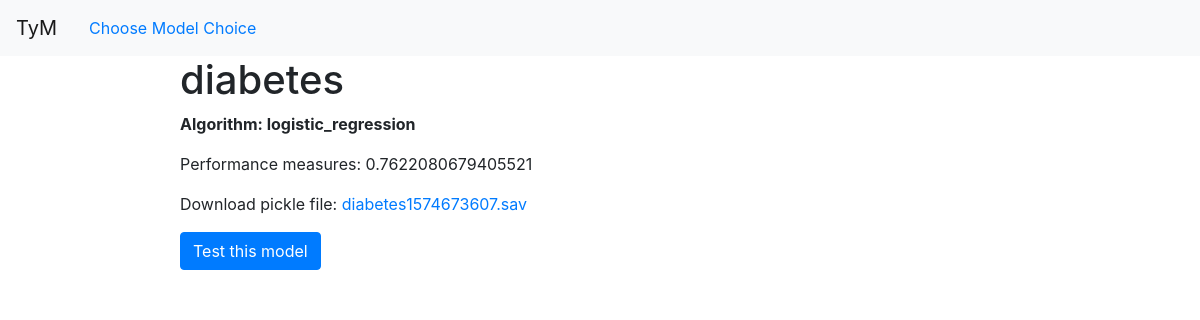
/model_info/10 (signed in), run on the app's committed database.
### tables this page shows
CREATE TABLE ml_models (
    id integer primary key autoincrement,
    username text not null,
    model_name text not null,
    model_algo text not null,
    filename text not null,
    performance_measure text not null
);

### project.py (the view)
@app.route('/model_info/<model_id>')
def model_info(model_id):
        username = session['username']
        with sql.connect("database.db") as con:
                con.row_factory = dict_factory
                cur = con.cursor()
                cur.execute("SELECT * FROM ml_models WHERE id=?",(model_id,))
                model = cur.fetchone()
        return render_template('model_info.html', model=model)

### project.py (called while the page is built)
def dict_factory(cursor,row):
    d = {}
    for idx,col in enumerate(cursor.description):
        d[col[0]] = row[idx]
    return d

### templates/model_info.html (shortened to what this page needs)
{% extends "base.html" %}
{% block header %}
{% include 'main_header.html' %}
{% endblock %}
{% block middle %}
<h1>{{ model['model_name'] }}</h1>
<p><b>Algorithm: {{ model['model_algo'] }} </b></p>
<p>Performance measures: {{ model['performance_measure'] }}</p>
<p>Download pickle file:
    <a href="{{ url_for('static', filename='pickle/' + session['username'] + '/' + model['filename']) }}">
    {{ model['filename'] }}</a>
<p>
	<a class="btn btn-primary" href="{{ url_for('test_model', model_id=model['id']) }}">Test this model</a>
</p>
{% endblock %}

### data on the page
ml_models: model_name "diabetes", model_algo "logistic_regression", performance_measure "0.7622080679405521", filename "diabetes1574673607.sav"
